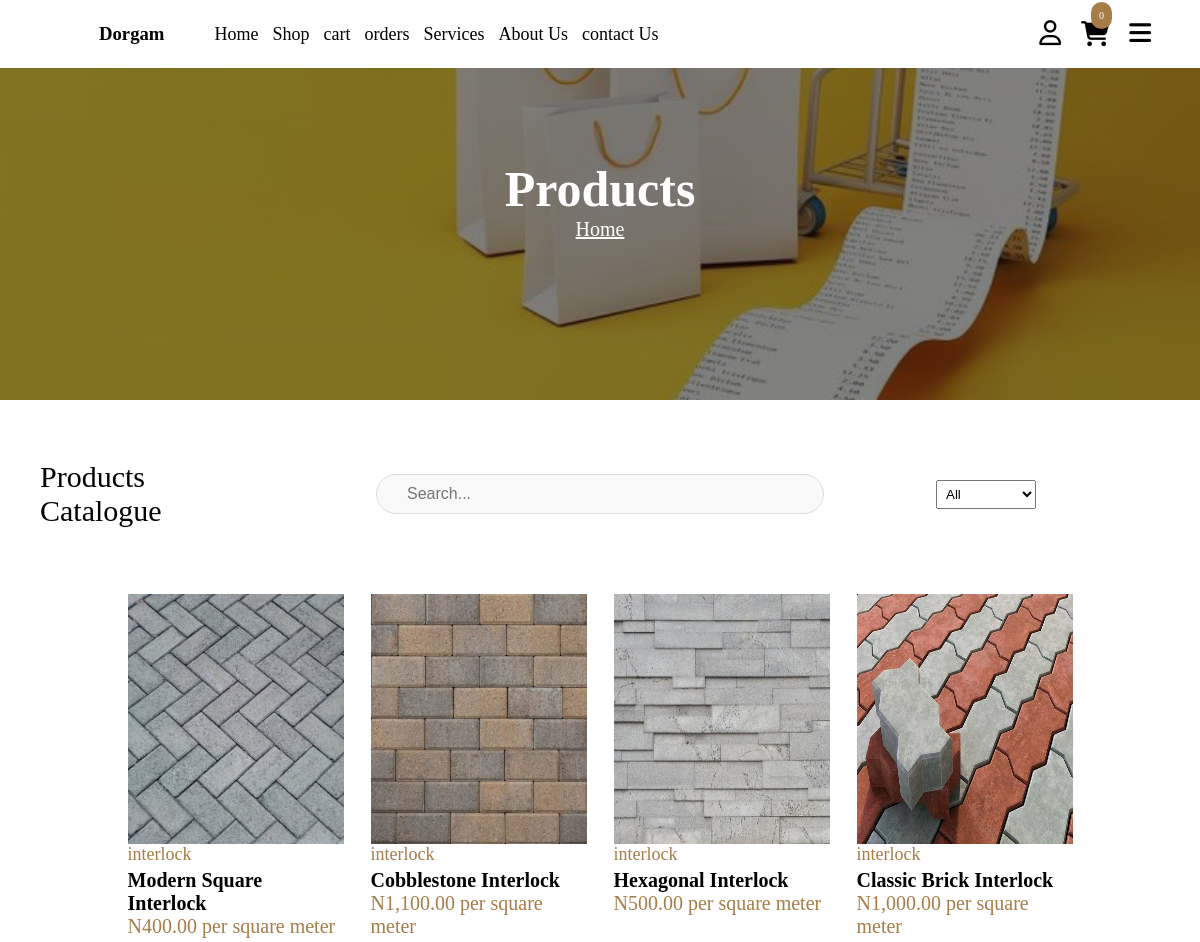
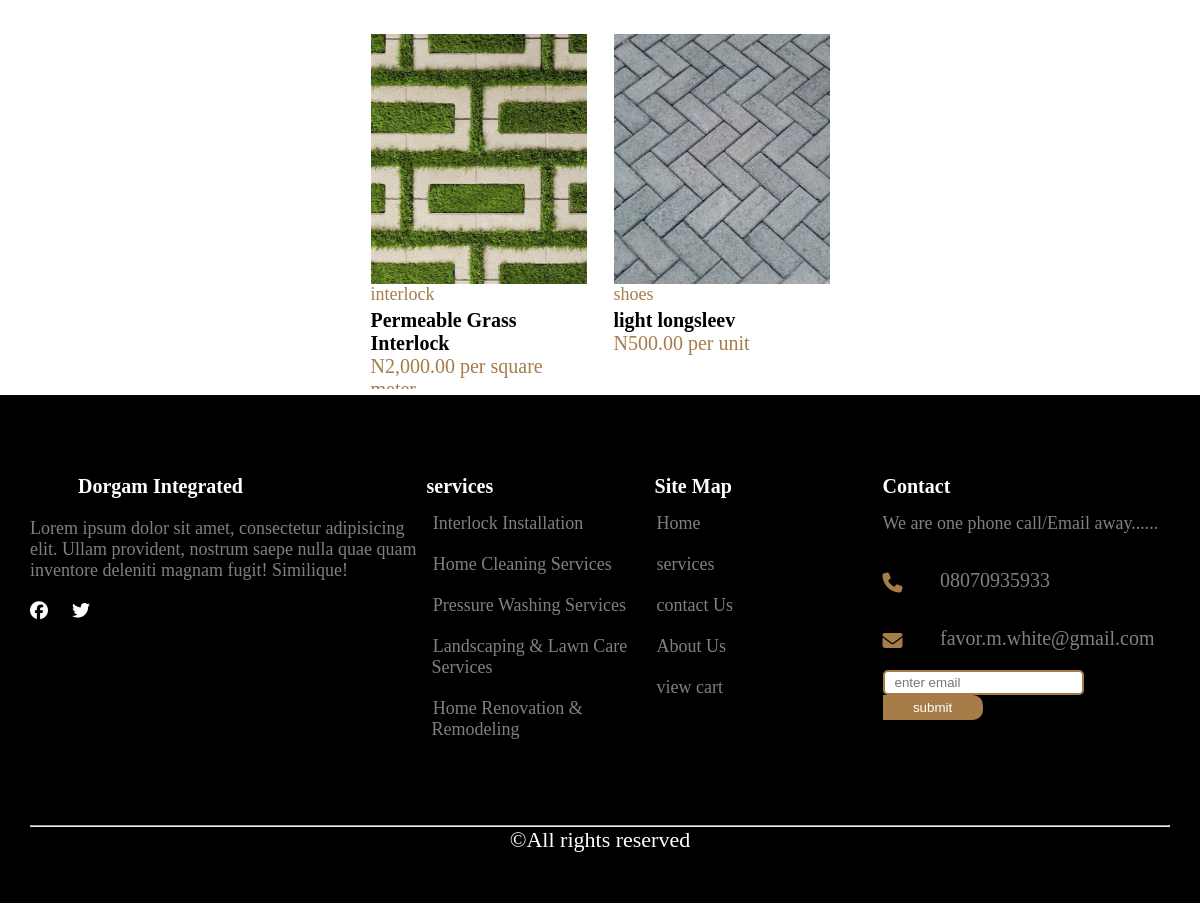
The app's page /store/products with its own data (2 pictures, top to bottom).
### ecommerceShop/models.py (models this page shows, shortened)
class Product(models.Model):
    image = models.ImageField(upload_to='products/')
    name = models.CharField(max_length=255)
    price = models.DecimalField(max_digits=10, decimal_places=2)
    shipping_duration = models.IntegerField(help_text="number of days for ordered product to get to consumer")
    is_instock =  models.BooleanField(default=True)
    is_featured = models.BooleanField(default=False)
    categories = models.ManyToManyField(Category, related_name='products')
    description = CKEditor5Field(config_name='default')
    created_at = models.DateTimeField(auto_now=True)
    updated_at = models.DateTimeField(auto_now_add=True)

class Category(models.Model):
    name = models.CharField(max_length=100, unique=True)  # Name of the category
    description = models.TextField(blank=True, null=True)  # Optional description
    created_at = models.DateTimeField(auto_now=True)
    updated_at = models.DateTimeField(auto_now_add=True)
    def __str__(self):
        return self.name

### core/models.py (models this page shows, shortened)
class Service(models.Model):
    image = models.ImageField(
        upload_to='services/images/',
        blank=False,
        null=False,
        help_text="enter service image"
    )
    name_of_service = models.CharField(max_length=200, blank=False, null=False)
    detail = CKEditor5Field(config_name='default')

class Contact(models.Model):
    address = models.CharField(max_length=200)
    phoneNumber = models.CharField(max_length=20)
    email = models.CharField(max_length=200)

### ecommerceShop/views.py (the view)
# urls.py: path('products', views.products, name="products"),
def products(request):
    search_query = request.GET.get('q', '')
    category_filter = request.GET.get('category', 'all')
    products = Product.objects.filter(is_instock=True)
    if search_query:
        products = products.filter(name__icontains=search_query)
    if category_filter != 'all':
        products = products.filter(categories__id=category_filter)
    categories = Category.objects.all()
    context = {'products': products, 'search_query': search_query,
               'categories': categories, 'category_filter': category_filter}
    return render(request, "mainSite/shopPage.html", context)

### core/context_processors.py (called while the page is built)
def contact_info(request):
    contactInfo = Contact.objects.first()
    return {"contact": contactInfo}

def services(request):
    services = Service.objects.all()[:5]
    return {"services": services}

def social_media_view(request):
    social = SocialMedia.objects.first()  # You can adjust the query as needed
    return {'social': social}

def cart_item_count(request):
    if request.user.is_authenticated:
        try:
            cart = Cart.objects.filter(user=request.user, completed=False).first()
            if cart:
                total_items = sum(item.quantity for item in cart.cartitems.all())
            else:
                total_items = 0
        except Exception as e:
            print(f"Error calculating cart item count: {e}")
            total_items = 0
    else:
        total_items = 0
    return {"cart_item_count": total_items}

### templates/mainSite/shopPage.html (shortened to what this page needs)
{% extends "./main.html" %}
{% load static %}
{% load humanize %}
{% block stylelinks %}
    <link rel="stylesheet" href="{% static 'css/mainSite/shopPage.css' %}">
{% endblock stylelinks %}
{% block content %}
        <div class="shop-image">
            <div class="text">
                <h1> Products </h1>
                <a href="{% url 'home' %}"> Home </a>
            </div>
        </div>
        <div class="products-nav container">
            <p>Products Catalogue</p>
            <form action="{% url 'products' %}"  method="get" class="search-container">
                <input type="search" name="q" class="search-input" placeholder="Search..." value="{{ request.GET.q }}">
            </form>
            <div class="filter">
                <form method="GET" action="{% url 'products' %}">
                    <select id="category" name="category" onchange="this.form.submit()">
                        <option value="all" {% if request.GET.category == 'all' %}selected{% endif %}>All</option>
                    </select>
                </form>
            </div>
        </div>
        {% if products %}
            <div class="products-container container">
                {% for product in products %}
                    <div class="product" onclick="window.location.href='/store/product/{{ product.id }}/'">
                        <div class="product-image">
                            <img src="{{ product.image.url }}" alt="" srcset="">
                        </div>
                        <div class="product-info">
                            {% for category in product.categories.all %}
                                <p class="category">{{ category }}</p>
                            {% endfor %}
                            <h1> {{ product.name }}</h1>
                            {% for category in product.categories.all %}
                                {% if category.name|upper == "INTERLOCK" %}
                                    <p class="price">N{{ product.price|intcomma }} per square meter</p>
                                {% else %}
                                    <p class="price">N{{ product.price|intcomma }} per unit</p>
                                {% endif %}
                        {% endfor %}
                        </div>
                    </div>
                {% endfor %}
            </div>
        {% endif %}
{% endblock %}intcomma

### templates/mainSite/main.html (shortened to what this page needs)
{% load static %}
<!DOCTYPE html>
<html lang="en">
<head>
    <link rel="stylesheet" href="{% static 'css/mainSite/main.css' %}">
    {% block stylelinks %} {% endblock stylelinks %}
</head>
<body>
    <section class="header-main">
       <header class="container">
            <nav>
                <div class="logo" onclick="window.location.href='/'">
                <h1>Dorgam</h1>
                </div>
                <div class="nav-links">
                    <ul>
                        <li><a href="{% url 'home' %}">Home</a></li>
                        <li><a href="{% url 'products' %}">Shop</a></li>
                        <li><a href="{% url 'cart' %}">cart</a></li>
                        <li><a href="{% url 'orders' %}">orders</a></li>
                        <li><a href="{% url 'services' %}">Services</a></li>
                        <li><a href="{% url 'about' %}">About Us</a></li>
                        <li><a href="{% url 'contactUs' %}">contact Us</a></li>
                    </ul>
                </div>
            </nav>
            <div class="nav-action">
                <div class="account">
                    {% if user.is_authenticated %}
                        <a href="{% url 'profile' %}"><i class="fa-regular fa-user"></i></a>
                    {% else %}
                        <a href="{% url 'login' %}"><i class="fa-regular fa-user"></i></a>
                    {% endif %}
                </div>
                <div class="cart" onclick="window.location.href='/store/cart'">
                    <a href="{% url 'cart' %}"><i class="fa-solid fa-cart-shopping"></i></a>
                    <div class="itemsNum"><p>{{cart_item_count}}</p></div>
                </div>
                <div class="handbugger">
                    <i class="fa-solid fa-bars" onclick="openNav()"></i>
                </div>
            </div>
       </header>
    </section>
     {% include 'flashMessages/message.html' %}
    {% block content %} {% endblock content %}
    <footer>
        <div class="footer-container container">
            <div class="footer-about">
                <div class="heading">
                    <div class="logo"><img src="{% static 'images/homePage/logo.jfif' %}" alt="" srcset=""></div>
                    <h1>Dorgam Integrated</h1>
                </div>
                <p>
                    Lorem ipsum dolor sit amet, consectetur adipisicing elit. Ullam provident,
                    nostrum saepe nulla quae quam inventore deleniti magnam fugit! Similique!
                </p>
               <div class="socials">
                {% if social.facebook %}
                    <a href="{{ social.facebook }}" target="_blank">
                        <i class="fa-brands fa-facebook"></i>
                    </a>
                {% endif %}
                {% if social.twitter %}
                    <a href="{{ social.twitter }}" target="_blank">
                        <i class="fa-brands fa-twitter"></i>
                    </a>
                {% endif %}
            </div>
            </div>
            <div class="footer-services">
                <h1> services</h1>
                {% for service in services %}
                    <a href="{% url 'service' service.id %}">{{ service.name_of_service }}</a>
                {% endfor %}
            </div>
            <div class="footer-links">
                <h1> Site Map </h1>
                <ul>
                    <li><a href="{% url 'home' %}">Home</a></li>
                    <li><a href="{% url 'services' %}">services</a></li>
                    <li><a href="{% url 'contactUs' %}">contact Us</a></li>
                    <li><a href="{% url 'about' %}">About Us</a></li>
                     <li><a href="{% url 'cart' %}">view cart</a></li>
                </ul>
            </div>
            <div class="footer-contact-info">
                <h1> Contact </h1>
                <p>We are one phone call/Email away......</p>
                    <div class="info">
                        <i class="fa-solid fa-phone"></i>
                        <p>{{ contact.phoneNumber }}</p>
                    </div>
                    <div class="info">
                        <i class="fa-solid fa-envelope"></i>
                        <p>{{ contact.email }}</p>
                    </div>
                    <div class="newsletter">
                        <form action="{% url 'subscribe' %}" method="post">
                             <input type="email" required placeholder="enter email" name="email">
                             <button type="submit">submit</button>
                        </form>
                    </div>
            </div>
        </div>
        <div class="copyright container">
            <hr style="color: grey;">
            <p>&copy;All rights reserved</p>
        </div>
    </footer>
</body>
</html>

### static/css/mainSite/main.css (style rules this page uses)
* { margin: 0; padding: 0; box-sizing: border-box; }
body { overflow-x: hidden; }
.container { width: 95%; max-width: 1200px; margin: 0 auto; }
.header-main { background-color: white; padding: 20px; position: fixed; top: 0; width: 100%; z-index: 1000; }
header { display: flex; justify-content: space-between; align-items: center; margin-top: 30px; }
nav { display: flex; align-items: center; }
.logo { display: flex; align-items: center; margin-right: 40px; font-family: Georgia, 'Times New Roman', Times, serif; }
.nav-links ul { list-style: none; }
.nav-links ul li { display: inline-block; margin-left: 10px; }
.nav-links ul li a { text-decoration: none; color: black; font-size: 18px; font-weight: 400; transition: 0.5s ease; }
.nav-action { display: flex; justify-content: space-between; align-items: center; }
.nav-action .account a { color: black; }
.nav-action .account { font-size: 25px; margin-right: 20px; cursor: pointer; }
.nav-action .cart { position: relative; cursor: pointer; }
.nav-action .cart a { text-decoration: none; color: black; }
.nav-action .cart i { font-size: 25px; }
.nav-action .cart .itemsNum { position: absolute; top: -20px; left: 10px; padding: 8px; font-size: 10px; background-color: rgb(166, 125, 73); border-radius: 50px; }
.nav-action .cart .itemsNum p { margin-right: 0px; color: white; }
.nav-action .handbugger { font-size: 25px; margin-left: 20px; cursor: pointer; }
footer { background-color: black; color: white; padding-top: 80px; padding-bottom: 50px; }
.footer-container { display: flex; justify-content: space-between; }
.footer-about { width: 40%; }
.footer-about .heading * { margin-right: 4px; padding: 0; margin-bottom: 20px; }
.footer-about .heading { display: flex; }
footer h1 { font-size: 20px; }
.footer-about p { color: gray; font-size: 18px; }
.footer-about .socials { margin-top: 20px; }
.footer-about .socials a { display: inline-block; margin-right: 20px; color: white; text-decoration: none; font-size: 18px; }
.footer-services { width: 23%; }
.footer-services a { display: block; color: gray; text-decoration: none; margin-top: 10px; padding: 5px; font-size: 18px; overflow: hidden; }
.footer-links { width: 23%; }
.footer-links ul { list-style: none; overflow: hidden; }
.footer-links ul li { padding: 5px; margin-top: 10px; }
.footer-links a { color: gray; text-decoration: none; font-size: 18px; overflow: hidden; }
.footer-contact-info { width: 29%; word-wrap: break-word; }
.footer-contact-info p { margin-bottom: 20px; font-size: 18px; color: gray; margin-top: 15px; }
.footer-contact-info .info { display: flex; justify-content: space-between; align-items: center; cursor: pointer; }
.footer-contact-info .info i { width: 10%; font-size: 20px; color: rgb(166, 125, 73); }
.footer-contact-info .info p { width: 80%; font-size: 20px; color: gray; }
footer .newsletter input { border: 2px solid rgb(166, 125, 73); height: 25px; border-radius: 5px; padding: 10px; outline: none; }
footer .newsletter button { background-color: rgb(166, 125, 73); color: white; border: none; padding: 5px; width: 100px; border-top-right-radius: 10px; border-bottom-right-radius: 10px; }
footer .copyright { margin-top: 80px; color: white; text-align: center; }
footer .copyright hr { color: gray; }
footer .copyright p { font-size: 22px; }

### records on screen
Product: image (picture), name "Modern Square Interlock", price "400.00"
Category: name "interlock"
Product: image (picture), name "Cobblestone Interlock", price "1,100.00"
Product: image (picture), name "Hexagonal Interlock", price "500.00"
Product: image (picture), name "Classic Brick Interlock", price "1,000.00"
Product: image (picture), name "Permeable Grass Interlock", price "2,000.00"
Product: image (picture), name "light longsleev", price "500.00"
Category: name "shoes"
Service: name_of_service "Interlock Installation"
Service: name_of_service "Home Cleaning Services"
Service: name_of_service "Pressure Washing Services"
Service: name_of_service "Landscaping & Lawn Care Services"
Service: name_of_service "Home Renovation & Remodeling"
Contact: phoneNumber "08070935933", email "favor.m.white@gmail.com"

### other values on screen
{{ cart_item_count }} "0"
